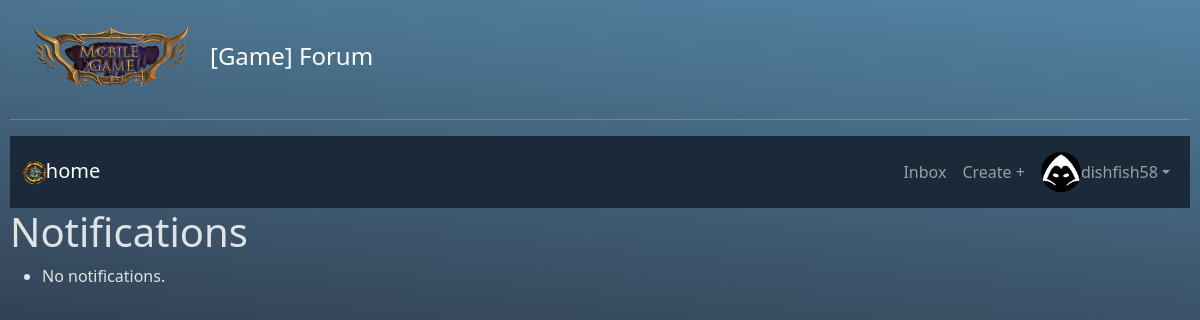
/account/notif-inbox/ (signed in), run on an earlier commit of the app's database.
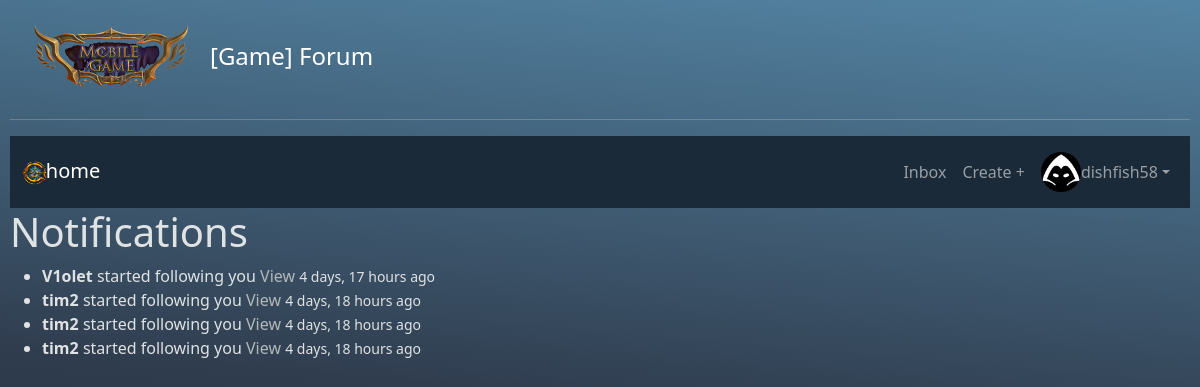
And on a later commit of the database.
### usermanager/models.py (models this page shows)
class Notification(models.Model):
    NOTIF_TYPES = [
        ('friend_request',  'Friend Request'),
        ('friend_accept',   'Friend Request Accepted'),
        ('post_like',       'Post Like'),
        ('comment_like',    'Comment Like'),
        ('post_comment',    'Post Comment'),
        ('post_share',      'Post Share'),
    ]
    to_user     = models.ForeignKey(settings.AUTH_USER_MODEL,
                                    related_name='notifications',
                                    on_delete=models.CASCADE)
    from_user   = models.ForeignKey(settings.AUTH_USER_MODEL,
                                    related_name='+',
                                    on_delete=models.CASCADE)
    notif_type  = models.CharField(max_length=20, choices=NOTIF_TYPES)
    created     = models.DateTimeField(auto_now_add=True)
    is_read     = models.BooleanField(default=False)
    content_type = models.ForeignKey(ContentType,null = True,blank = True,on_delete = models.CASCADE)
    object_id = models.PositiveIntegerField(null = True,blank = True)
    target       = GenericForeignKey('content_type', 'object_id')
    class Meta:
        ordering = ['-created']

### usermanager/views.py (the view)
# urls.py: path('notif-inbox/', views.notifbox, name='inbox'),
@login_required(login_url='usermanager:user-login')
def notifbox(request):
    notifs = Notification.objects.filter(
        to_user=request.user,
        is_read=False
    )
    return render(request, 'usermanager/inbox.html', {
        'notifs': notifs
    })

### usermanager/templates/usermanager/inbox.html (shortened to what this page needs)
{% extends 'main.html' %}
{% block content %}
<h1>Notifications</h1>
<ul>
  {% for n in notifs %}
    <li>
      {% if n.notif_type == 'friend_request' %}
        <strong>{{ n.from_user.username }}</strong> sent you a friend request
          <a href="{% url 'usermanager:respond-req' n.id 'accept' %}">Accept</a>
          <a href="{% url 'usermanager:respond-req' n.id 'reject' %}">Reject</a>
      {% else %}
        {% if n.notif_type == 'friend_accept' %}
          <strong>{{ n.from_user.username }}</strong> started following you
        {% elif n.notif_type == 'post_like' %}
          <strong>{{ n.from_user.username }}</strong> liked your post
        {% elif n.notif_type == 'comment_like' %}
          <strong>{{ n.from_user.username }}</strong> liked your comment
        {% elif n.notif_type == 'post_comment' %}
          <strong>{{ n.from_user.username }}</strong> commented on your post
        {% elif n.notif_type == 'post_share' %}
          <strong>{{ n.from_user.username }}</strong> shared your post
        {% endif %}
        <a href="{{ n.target.get_absolute_url }}">View</a>
      {% endif %}
      <small>{{ n.created|timesince }} ago</small>
    </li>
  {% empty %}
    <li>No notifications.</li>
  {% endfor %}
</ul>
{% endblock %}

### templates/main.html (shortened to what this page needs)
<!DOCTYPE html>
{% load static %}
<html lang="en">
<head>
    <link href="https://cdn.jsdelivr.net/npm/bootstrap@5.0.2/dist/css/bootstrap.min.css" rel="stylesheet">
    <link rel='stylesheet' type='text/css' media='screen' href="{% static 'styles/main.css' %}">
</head>
<body>
<div class="icon-left">
    <a href="/" class="logo_big">
        <img src="{% static 'images/logo2.png' %}" alt="Logo">
    </a>
    <h1 class="title">[Game] Forum</h1>
</div>
 {%include 'navbar.html' %}
  {% block content %}
  {% endblock %}
</body>
</html>

### templates/navbar.html (shortened to what this page needs)
<!DOCTYPE html>
{% load static %}
<html lang="en">
<head>
</head>
<body>
<hr>
<nav class="navbar navbar-expand-lg navbar-dark custom-navbar sticky-top">
    <div class="container-fluid">
        <a class="navbar-brand" href="{% url 'base:home' %}">
            <img src="{% static 'images/logo.png' %}" height="30" alt="Logo">home
        </a>
        <div class="collapse navbar-collapse" id="mainNavbar">
            <ul class="navbar-nav ms-auto align-items-center">
                {% if request.user.is_authenticated %}
                <li class="nav-item">
                    <a class="nav-link" href="{% url 'usermanager:inbox' %}">
                        Inbox {% if unread_notifs %}<span class="badge bg-danger">{{ unread_notifs }}</span>{% endif %}
                    </a>
                </li>
                <li class="nav-item">
                    <a class="nav-link" href="{% url 'base:create-post' %}">
                        Create +
                    </a>
                </li>
                <li class="nav-item dropdown">
                    <a
                            class="nav-link dropdown-toggle d-flex align-items-center"
                            href="#"
                            id="profileDropdown"
                            role="button"
                            data-bs-toggle="dropdown"
                            aria-expanded="false"
                    >
                        {% if profile.pfp %}
                        <img
                                src="{{ profile.pfp.url }}"
                                alt="{{ profile_user.username }}’s avatar"
                                class="rounded-circle"
                                width="40"
                                height="40"
                        />
                        {% else %}
                        <img
                                src="{% static 'images/default-pfp.png' %}"
                                alt="Default avatar"
                                class="rounded-circle"
                                width="40"
                                height="40"
                        />
                        {% endif %}
                        {{ request.user.username }}
                    </a>
                </li>
                {% else %}
                <li class="nav-item">
                    <a class="nav-link" href="{% url 'usermanager:user-login' %}">Login</a>
                </li>
                {% endif %}
            </ul>
        </div>
    </div>
</nav>
</body>
</html>

### static/styles/main.css (style rules this page uses)
html, body { height: 100%; }
body { background: #0a1a29; background: linear-gradient(5deg, rgba(10, 26, 41, 1) 0%, rgba(48, 61, 79, 1) 50%, rgba(83, 132, 163, 1) 100%); background-attachment: fixed; background-size: cover; color: #dfe3e4; padding:10px; }
.custom-navbar { background-color: #1b2a38; }
.custom-navbar .nav-link { color: #f0f0f0; }
.logo_big { display: inline-block; max-width: 200px; max-height: 150px; }
.logo_big img { width: 100%; height: auto; display: block; }
.title { font-size: 1.5em; color: #fff; margin: 0; }
.icon-left { display: flex; align-items: center; }
a { color: #dfe3e4; text-decoration: none; }

What changed in the data, as far as the page shows it:
added Notification: from_user.username "V1olet", created "4 days, 17 hours"
added Notification: from_user.username "tim2", created "4 days, 18 hours"
added Notification: from_user.username "tim2", created "4 days, 18 hours"
added Notification: from_user.username "tim2", created "4 days, 18 hours"
Also different on the page:
text no longer shown: "No notifications."
